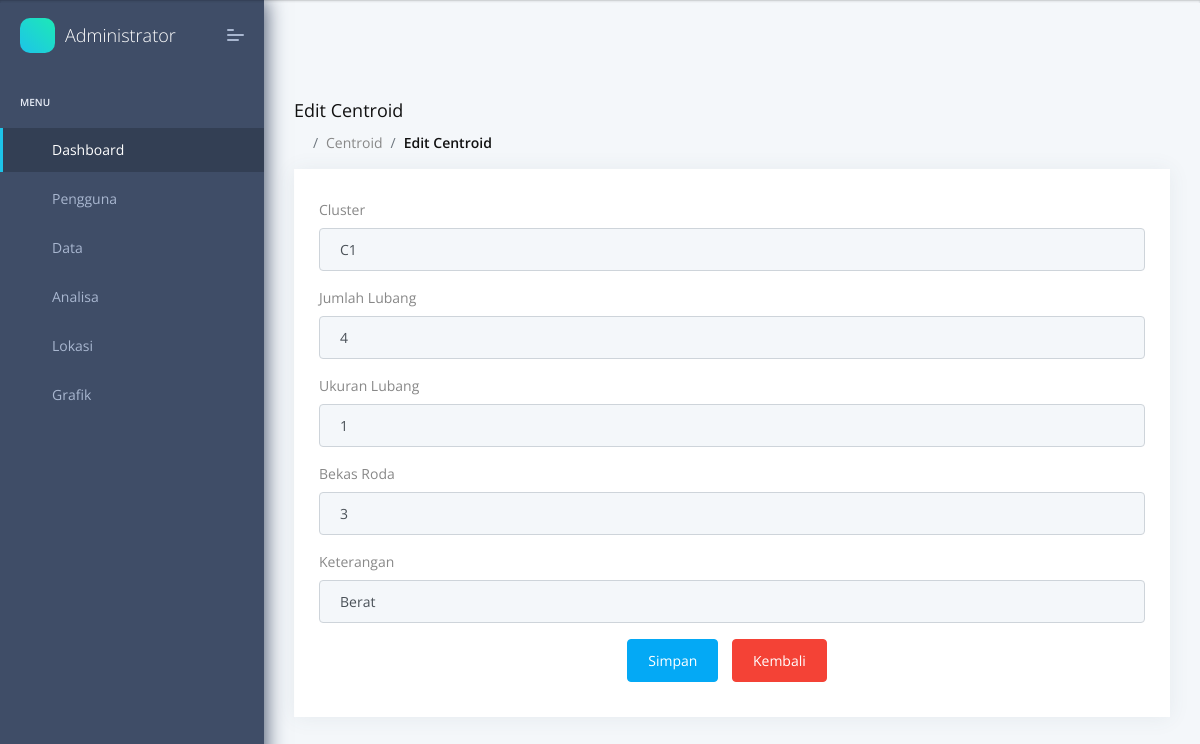
The page /admin/edit_centroid.php?id=1 (signed in) on the database its author committed.
### tables this page shows
CREATE TABLE `tb_centroid` (
  `id_centroid` int(5) NOT NULL,
  `cluster` varchar(50) NOT NULL,
  `jum_lubang` varchar(50) NOT NULL,
  `uk_lubang` varchar(50) NOT NULL,
  `bekas_roda` varchar(50) NOT NULL,
  `ket` varchar(50) NOT NULL
);

### admin/edit_centroid.php (the view, shortened to what this page needs)
<?php
    include 'head.php';
    include 'menu.php';
    include 'header.php';
    include 'koneksi.php';
?>
    <div class="pcoded-main-container">
        <div class="pcoded-wrapper">
            <div class="pcoded-content">
                <div class="pcoded-inner-content">
                    <div class="page-header">
                        <div class="page-block">
                            <div class="row align-items-center">
                                <div class="col-md-12">
                                    <div class="page-header-title">
                                        <h5 class="m-b-10">Edit Centroid</h5>
                                    </div>
                                    <ul class="breadcrumb">
                                        <li class="breadcrumb-item"><a href="index.php"><i class="feather icon-home"></i></a></li>
                                        <li class="breadcrumb-item"><a href="#!">Centroid</a></li>
                                        <li class="breadcrumb-item"><a href="#!">Edit Centroid</a></li>
                                    </ul>
                                </div>
                            </div>
                        </div>
                    </div>
                    <div class="main-body">
                        <div class="page-wrapper">
                            <div class="row">
                                <div class="col-sm-12">
                                    <div class="card">
                                        <div class="card-body">
                                            <div class="row">
                                                <div class="col-md-12">
                                                    <?php
                                                      $id = $_GET['id'];
                                                      $data = mysqli_query($con,"SELECT * FROM tb_centroid WHERE id_centroid='$id'");
                                                      while($d = mysqli_fetch_array($data))
                                                      {
                                                    ?>
                                                    <form action="update_centroid.php" method="post" enctype='multipart/form-data'>
                                                        <div class="form-group">
                                                            <label>Cluster</label>
                                                            <input type="text" class="form-control" placeholder="Cluster" name="a" required value="<?php echo $d['cluster']; ?>">
                                                        </div>
                                                        <div class="form-group">
                                                            <label>Jumlah Lubang</label>
                                                            <input type="number" class="form-control" placeholder="Jumlah Lubang" name="b" required value="<?php echo $d['jum_lubang']; ?>" min="0" max="4">
                                                        </div>
                                                        <div class="form-group">
                                                            <label>Ukuran Lubang</label>
                                                            <input type="number" class="form-control" placeholder="Ukuran Lubang" name="c" required value="<?php echo $d['uk_lubang']; ?>" min="0" max="5">
                                                        </div>
                                                        <div class="form-group">
                                                            <label>Bekas Roda</label>
                                                            <input type="number" class="form-control" placeholder="Bekas Roda" name="d" required value="<?php echo $d['bekas_roda']; ?>" min="0" max="4">
                                                        </div>
                                                        <div class="form-group">
                                                            <label>Keterangan</label>
                                                            <input type="text" class="form-control" placeholder="Keterangan" name="e" required value="<?php echo $d['ket']; ?>">
                                                        </div>
                                                        <center>
                                                            <button type="submit" class="btn btn-primary" name="simpan">Simpan</button>
                                                            <a class="btn btn-danger" href="data_centroid.php">Kembali</a>
                                                        </center>
                                                    </form>
                                                    <?php
                                                        }
                                                    ?>
                                                </div>
                                        </div>
                                    </div>
                                </div>
                            </div>
                        </div>
                    </div>
                </div>
            </div>
        </div>
    </div>
<?php
    include 'foot.php';
?>

### rows shown on the page
tb_centroid: a "C1", b "4", c "1", d "3", e "Berat"
